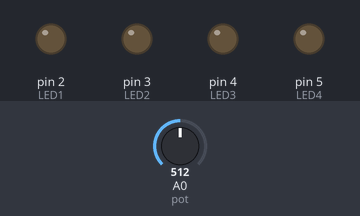
Bench run of a sketch on a simulated Arduino Uno, built with avr-gcc and run on an emulated ATmega328P. Parts: output pins drawn as LEDs (lit = HIGH). The test bench sets the inputs (shaded band); at power-on: A0 (pot) = 512. What the sketch prints to the serial monitor is not drawn.

Above: at 0.05 s.
At 1.2 s:
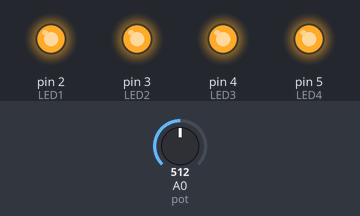
1.3 s: A0 (pot) set to 716
3.1 s: A0 (pot) set to 900
Timing chart, 0 to 6.1 s (numbered marks = the images above; inputs shaded):
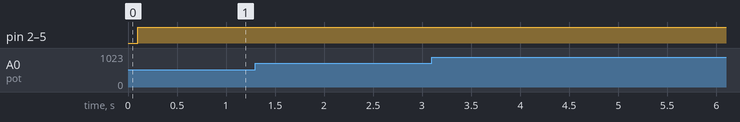

The sketch:

ArduinoFinalProject_Game.ino
```cpp
const int LED1=2;
const int LED2=3;
const int LED3=4;
const int LED4=5;

const int pot=A0;
int val=0;

void setup() {
  pinMode(pot, INPUT);

  pinMode(LED1, OUTPUT);
  pinMode(LED2, OUTPUT);
  pinMode(LED3, OUTPUT);
  pinMode(LED4, OUTPUT);
  Serial.begin(9600);
}

void loop() {
  val=analogRead(pot);
  val=val/4;
  delay(100);

  Serial.write(val);

  digitalWrite(LED1, HIGH);
  digitalWrite(LED2, HIGH);
  digitalWrite(LED3, HIGH);
  digitalWrite(LED4, HIGH);
}
```

Measured:
- after the input at 1.3 s, every drawn part: stays the same
- after the input at 3.1 s, every drawn part: stays the same
